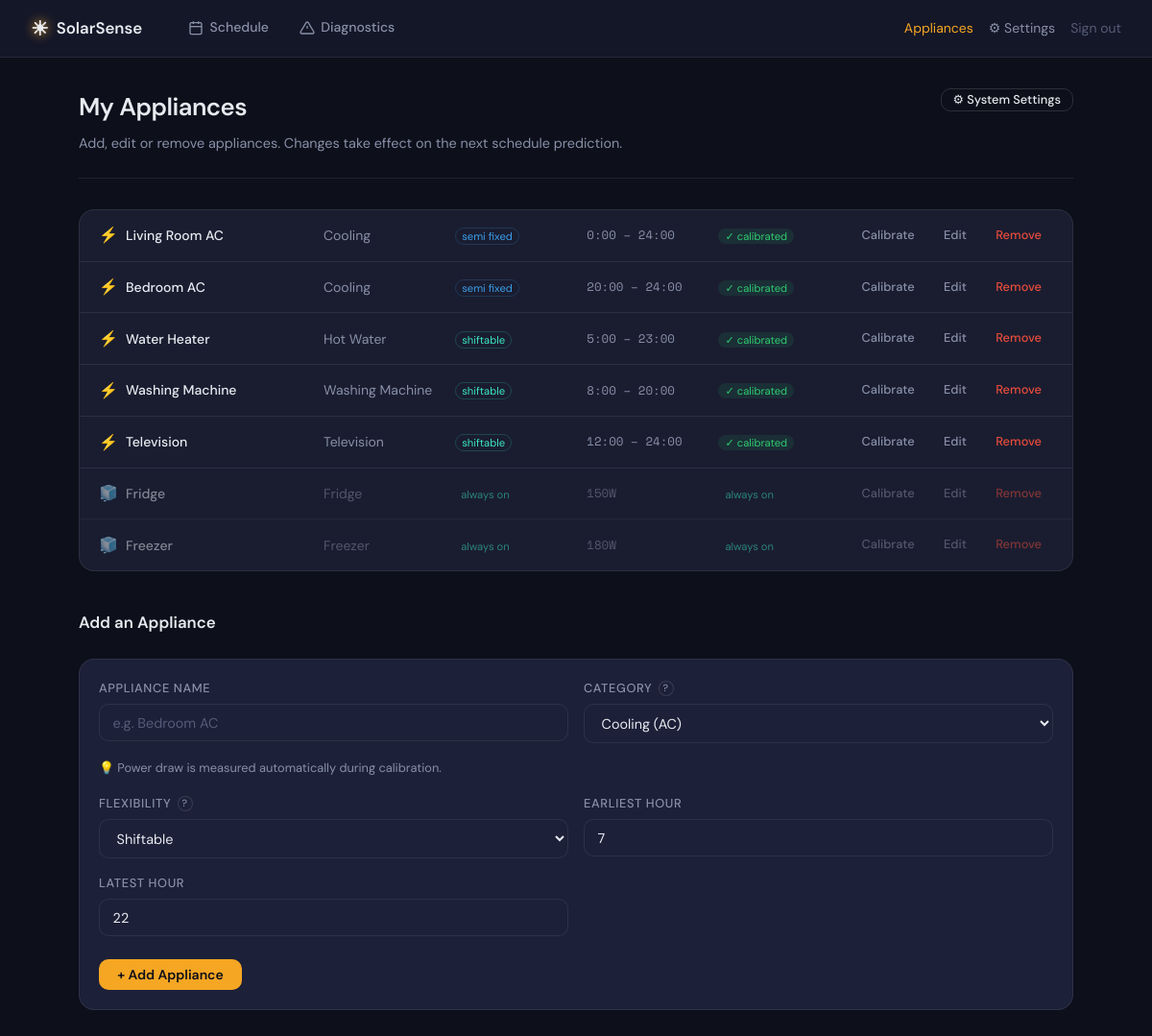
Page /appliances (signed in) on the committed database.
### tables this page shows
CREATE TABLE appliances (
    id TEXT PRIMARY KEY, user_id TEXT NOT NULL,
    name TEXT NOT NULL, display_name TEXT NOT NULL,
    appliance_type TEXT DEFAULT "other", power_kw REAL DEFAULT 0.0,
    tier TEXT DEFAULT "shiftable", hour_start INTEGER DEFAULT 7,
    hour_end INTEGER DEFAULT 22, has_signature INTEGER DEFAULT 0,
    calibration_pending INTEGER DEFAULT 0, signature_json TEXT,
    FOREIGN KEY (user_id) REFERENCES users(id)
);

### app.py (the view)
@app.route('/appliances')
@login_required
def appliances_page():
    user       = get_current_user()
    appliances = get_db().execute(
        'SELECT * FROM appliances WHERE user_id=?', (user['id'],)
    ).fetchall()
    return render_template('appliances.html', user=user,
                           appliances=appliances, active_tab='appliances')

### app.py (called while the page is built)
def get_db():
    if 'db' not in g:
        g.db = sqlite3.connect(DATABASE, detect_types=sqlite3.PARSE_DECLTYPES)
        g.db.row_factory = sqlite3.Row
    return g.db

def login_required(f):
    @wraps(f)
    def decorated(*args, **kwargs):
        if 'user_id' not in session:
            return redirect(url_for('login'))
        return f(*args, **kwargs)
    return decorated

def get_current_user():
    if 'user_id' not in session:
        return None
    user = get_db().execute(
        'SELECT * FROM users WHERE id = ?', (session['user_id'],)
    ).fetchone()
    if user is None:
        session.clear()
    return user

### templates/appliances.html (shortened to what this page needs)
{% extends "base.html" %}
{% block content %}
<div class="page-header">
  <div>
    <h1 class="page-title">My Appliances</h1>
    <p class="page-desc">Add, edit or remove appliances. Changes take effect on the next schedule prediction.</p>
  </div>
  <a href="{{ url_for('settings') }}" class="btn btn--outline btn--sm">⚙ System Settings</a>
</div>
<section class="section">
  <div class="appliance-table" id="appliance-table">
    {% for a in appliances %}
    {% set is_always_on = a.tier == 'always_on' or a.appliance_type in ['fridge','freezer'] %}
    <div class="app-row {% if is_always_on %}app-row--always-on{% endif %}"
         id="row-{{ a.id }}">
      <div class="app-row-name">
        <span class="app-row-icon">{% if a.appliance_type in ['fridge','freezer'] %}🧊{% else %}⚡{% endif %}</span>
        <span>{{ a.display_name }}</span>
      </div>
      <div class="app-row-type">{{ a.appliance_type | replace('_',' ') }}</div>
      <div class="app-row-tier">
        <span class="chip-badge chip-badge--{{ 'always_on' if is_always_on else a.tier }}">{{ ('always on' if is_always_on else a.tier | replace('_',' ')) }}</span>
      </div>
      <div class="app-row-hours">
        {% if is_always_on %}
          {% if a.power_kw %}{{ (a.power_kw * 1000)|int }}W{% else %}<span style="color:var(--solar)">set power →</span>{% endif %}
        {% else %}
          {{ a.hour_start }}:00 – {{ a.hour_end }}:00
        {% endif %}
      </div>
      <div class="app-row-sig">
        {% if is_always_on %}
          <span class="app-sig-badge" style="color:var(--teal)">always on</span>
        {% elif a.has_signature %}
          <span class="app-sig-badge app-sig-badge--ok">✓ calibrated</span>
        {% elif a.calibration_pending %}
          <span class="app-sig-badge" style="color:var(--solar)">⏳ awaiting upload</span>
        {% else %}
          <span class="app-sig-badge app-sig-badge--pending">needs calibration</span>
        {% endif %}
      </div>
      <div class="app-row-actions">
        <a href="{{ url_for('onboarding') }}" class="btn btn--ghost btn--sm">Calibrate</a>
        <button class="btn btn--ghost btn--sm"
                onclick="openEdit('{{ a.id }}','{{ a.display_name }}','{{ a.tier }}',{{ a.hour_start }},{{ a.hour_end }})">
          Edit
        </button>
        <button class="btn btn--ghost btn--sm" style="color:var(--red)"
                onclick="deleteAppliance('{{ a.id }}','{{ a.display_name }}')">
          Remove
        </button>
      </div>
    </div>
    {% endfor %}
  </div>
</section>
<section class="section">
  <h2 class="section-title">Add an Appliance</h2>
  <div class="add-appliance-card">
    <div class="form-grid">
      <div class="field-row">
        <div class="field">
          <label class="field-label">Appliance name</label>
          <input class="field-input" id="new-name" type="text"
                 placeholder="e.g. Bedroom AC"/>
        </div>
        <div class="field">
          <label class="field-label">
            Category
            <span class="tooltip" data-tip="Links to the right prediction model.">?</span>
          </label>
          <select class="field-input" id="new-type">
            <option value="cooling">Cooling (AC)</option>
          </select>
        </div>
      </div>
      <p class="field-hint">💡 Power draw is measured automatically during calibration.</p>
      <div class="field-row">
        <div class="field">
          <label class="field-label">
            Flexibility
            <span class="tooltip" data-tip="Shiftable = moved freely. Semi-fixed = moved only as last resort. Fixed = never moved.">?</span>
          </label>
          <select class="field-input" id="new-tier">
            <option value="shiftable" selected>Shiftable</option>
          </select>
        </div>
        <div class="field">
          <label class="field-label">Earliest hour</label>
          <input class="field-input" id="new-hs" type="number" min="0" max="23" value="7"/>
        </div>
        <div class="field">
          <label class="field-label">Latest hour</label>
          <input class="field-input" id="new-he" type="number" min="0" max="23" value="22"/>
        </div>
      </div>
      <div class="form-actions">
        <button class="btn btn--primary" onclick="addAppliance()">+ Add Appliance</button>
      </div>
    </div>
  </div>
</section>
{% endblock %}

### rows in the picture
appliances: display_name "Living Room AC", appliance_type "Cooling", tier "semi fixed", hour_start "0", hour_end "24", has_signature "✓ calibrated"
appliances: display_name "Bedroom AC", appliance_type "Cooling", tier "semi fixed", hour_start "20", hour_end "24", has_signature "✓ calibrated"
appliances: display_name "Water Heater", appliance_type "Hot Water", tier "shiftable", hour_start "5", hour_end "23", has_signature "✓ calibrated"
appliances: display_name "Washing Machine", appliance_type "Washing Machine", tier "shiftable", hour_start "8", hour_end "20", has_signature "✓ calibrated"
appliances: display_name "Television", appliance_type "Television", tier "shiftable", hour_start "12", hour_end "24", has_signature "✓ calibrated"
appliances: display_name "Fridge", appliance_type "Fridge", tier "always on", (a.power_kw*1000)|int "150"
appliances: display_name "Freezer", appliance_type "Freezer", tier "always on", (a.power_kw*1000)|int "180"
